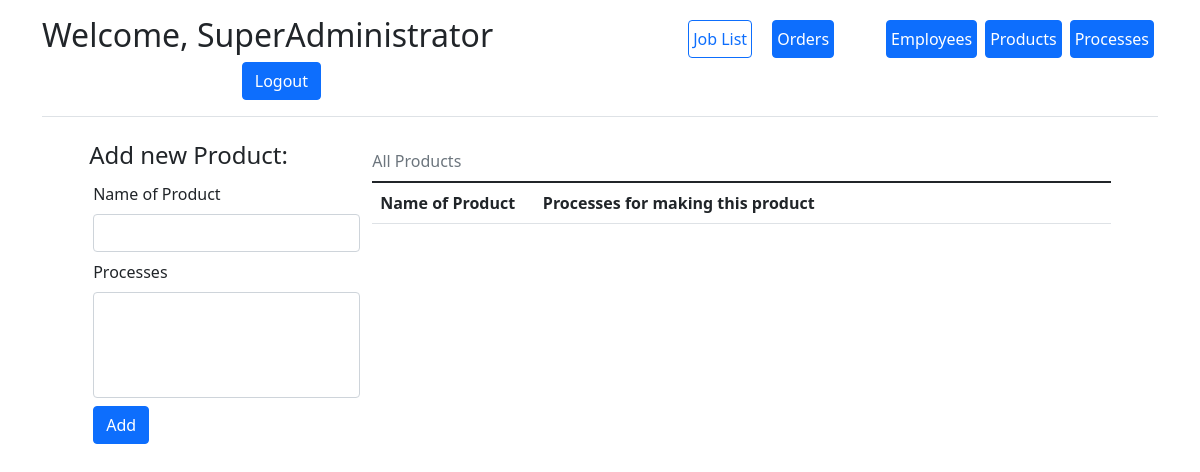
The page /add_product (signed in) on the database as committed earlier.
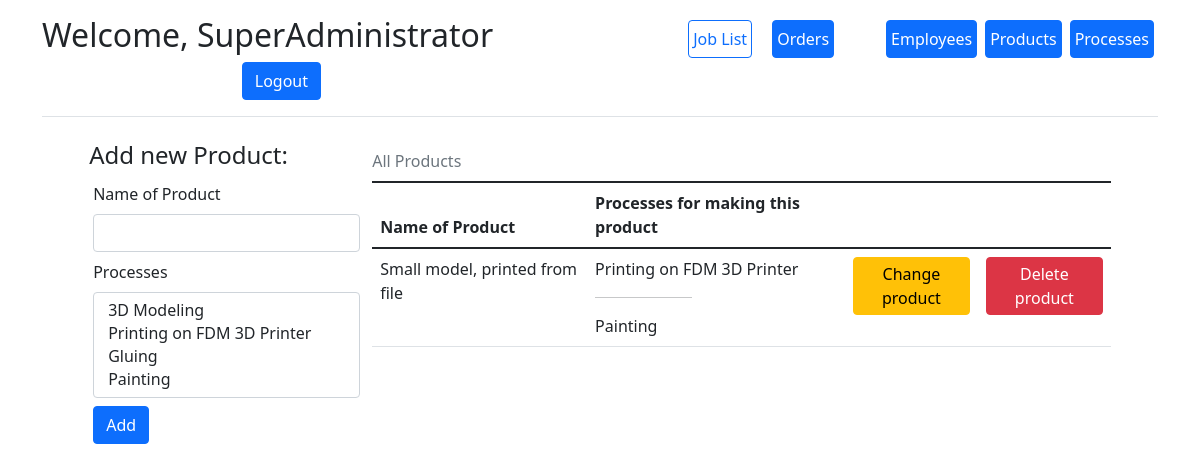
The same page on the database as committed later.
### app/models.py (models this page shows)
class Product(db.Model):
    product_id = db.Column(db.Integer, primary_key=True, nullable=False, autoincrement=True)
    name = db.Column("Name", db.String)
    processes = db.relationship("Process", secondary=product_processes, back_populates="products")
    orders = db.relationship("Order", secondary=orders_products, back_populates="products")
    active = db.Column("active", db.Boolean, default=True)

class Process(db.Model):
    process_id = db.Column(db.Integer, primary_key=True, nullable=False, autoincrement=True)
    name = db.Column("Name", db.String)
    responsible_employee = db.Column(db.Integer, db.ForeignKey('employee.id'))
    products = db.relationship("Product", secondary=product_processes, back_populates="processes")
    processes_in_order = db.relationship('ProcessInOrder', backref='Process', lazy='dynamic')
    active = db.Column("active", db.Boolean, default=True)

### app/routes.py (the view, shortened to what this page needs)
@process_app.route('/add_product', methods=['get', 'post'])
@login_required
def add_product():
    if not current_user.admin:
        return redirect(url_for('dashboard'))
    table = models.Product.query.filter(models.Product.active)
    form = AddProduct()
    form.processes.choices = [
        (process.process_id, process.name) for process in models.Process.query.filter(models.Process.active)
    ]
    return render_template('add_product.html', form=form, table=table)

### app/forms.py
class AddProduct(FlaskForm):
    name = StringField("Name of Product", validators=[InputRequired()])
    processes = SelectMultipleField("Processes")
    submit = SubmitField()

### app/__init__.py (called while the page is built)
@login_manager.user_loader
def load_user(user_id):
    return Employee.query.get(int(user_id))

### app/templates/add_product.html (shortened to what this page needs)
{% extends "base.html" %}
{% block content %}
<div class="container">
    <div class="row g-3 justify-content-md-center">
        <form action="" method="post" class="col-3">
            <h4>Add new Product:</h4>
            {{ form.name.label(class="form-label m-1") }}
            {{ form.name(class="form-control m-1") }}
            {{ form.processes.label(class="form-label m-1") }}
            {{ form.processes(class="form-select m-1", size=4, multiple=True) }}
            {{ form.submit(class="btn btn-primary m-1", value="Add") }}
        </form>
        <div class="col-8">
            <table class="table table-hover">
                <caption class="caption-top">All Products</caption>
                <thead>
                <tr>
                    <th scope="col">Name of Product</th>
                    <th scope="col">Processes for making this product</th>
                    <th scope="col" style="width:18%;"></th>
                    <th scope="col" style="width:18%;"></th>
                </tr>
                </thead>
                <tbody>
                {% for product in table %}
                <tr>
                    <td>{{ product.name }}</td>
                    <td>
                        {% for process in product.processes %}
                        {{ process.name }}
                        {% if loop.index < product.processes|length %}
                        <br>
                        <hr width="40%">
                        {% endif %}
                        {% endfor %}
                    </td>
                    <td>
                        <button type="button" onclick="change_product('{{product.product_id}}','{{product.name}}',[{% for process in product.processes %}
                                                                                       {{ process.process_id }},
                                                                                       {% endfor %}])"
                                class="btn btn-warning p-1" data-bs-toggle="modal" data-bs-target="#form_div">Change
                            product
                        </button>
                    </td>
                    <td>
                        <a href="{{ url_for('remove_product', product_id=product.product_id) }}"
                           class="btn btn-danger p-1">Delete
                            product</a>
                    </td>
                </tr>
                {% endfor %}
                </tbody>
            </table>
        </div>
    </div>
</div>
{% endblock %}

Rows that differ between the two databases and show on the page:
added Product: name "Small model, printed from file"
added Process: name "Printing on FDM 3D Printer"
added Process: name "Painting"
Other text that changed with them:
form field processes: (not shown) → "3D Modeling / Printing on FDM 3D Printer / Gluing / Painting"
